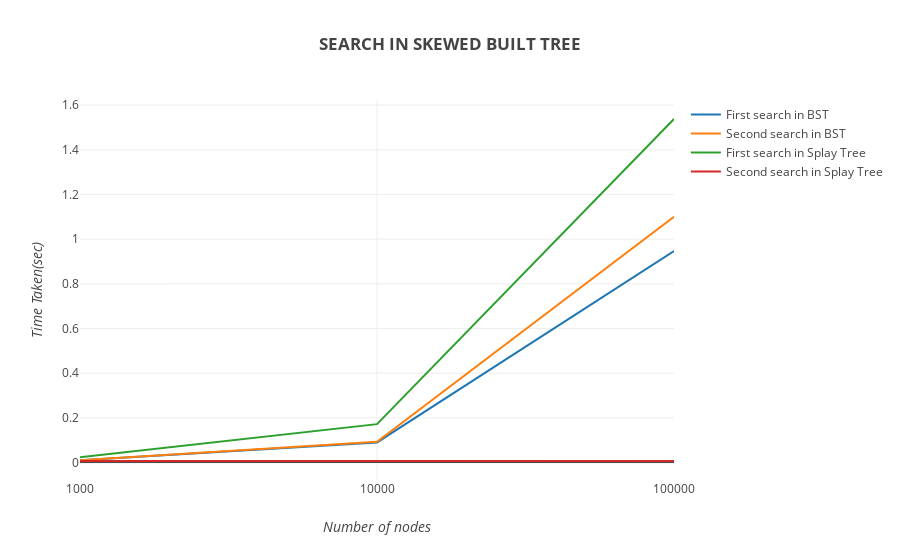

Notebook code for this chart:
### Code cell
x2 = [1000,10000,100000]
x1 = [1000,10000,100000]
y1 = [10.5,90.25,947]
y2 = [24,172,1538]
y3 = [10.5,92.75,1100]
y4 = [7.5,7,7.5]
y1 = [k/1000 for k in y1]
y2 = [k/1000 for k in y2]
y3 = [k/1000 for k in y3]
y4 = [k/1000 for k in y4]
layout = go.Layout(
            title='<b>SEARCH IN SKEWED BUILT TREE</b>',
            yaxis=dict(
                title='<i>Time Taken(sec)</i>'
            ),
            xaxis=dict(
                title='<i>Number of nodes</i>',
                type='category'
            )
        )
trace1 = go.Scatter(
            x=x1,
            y=y1,
            mode='lines',
            name='First search in BST'
        )
trace2 = go.Scatter(
            x=x2,
            y=y2,
            mode='lines',
            name='First search in Splay Tree'
        )
trace3 = go.Scatter(
            x=x1,
            y=y3,
            mode='lines',
            name='Second search in BST'
        )
trace4 = go.Scatter(
            x=x2,
            y=y4,
            mode='lines',
            name='Second search in Splay Tree'
        )
fig = go.Figure(data=[trace1,trace3,trace2,trace4], layout=layout)
py.offline.iplot(fig)

### Figure 1 — Plotly figure (JSON) as saved in the notebook; plotly's stock layout.template omitted (floating-point values rounded to 4 significant figures)
{"data": [{"mode": "lines", "name": "First search in BST", "type": "scatter", "uid": "bafb09c7-56cc-4181-83d2-26260a7c86d4", "x": [1000, 10000, 100000], "y": [0.0105, 0.09025, 0.947]}, {"mode": "lines", "name": "Second search in BST", "type": "scatter", "uid": "41a5706c-0a48-4494-a0c4-0a89c7311435", "x": [1000, 10000, 100000], "y": [0.0105, 0.09275, 1.1]}, {"mode": "lines", "name": "First search in Splay Tree", "type": "scatter", "uid": "885a6478-8504-47da-8ec3-3e4c0aeeec6a", "x": [1000, 10000, 100000], "y": [0.024, 0.172, 1.538]}, {"mode": "lines", "name": "Second search in Splay Tree", "type": "scatter", "uid": "db045358-7a7e-44bd-8f62-47fc1d57111f", "x": [1000, 10000, 100000], "y": [0.0075, 0.007, 0.0075]}], "layout": {"title": "<b>SEARCH IN SKEWED BUILT TREE</b>", "xaxis": {"title": "<i>Number of nodes</i>", "type": "category"}, "yaxis": {"title": "<i>Time Taken(sec)</i>"}}}
